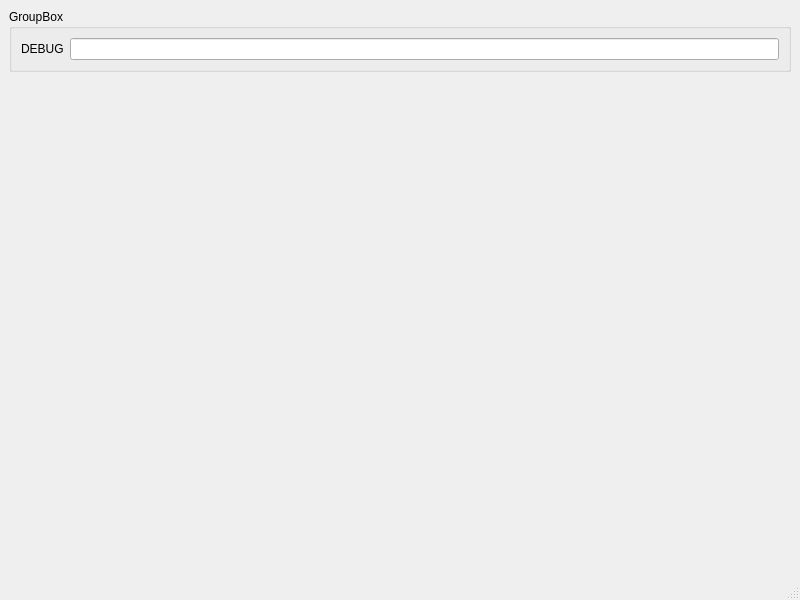
<?xml version="1.0" encoding="UTF-8"?>
<ui version="4.0">
 <class>MainWindow</class>
 <widget class="QMainWindow" name="MainWindow">
  <property name="geometry">
   <rect>
    <x>0</x>
    <y>0</y>
    <width>800</width>
    <height>600</height>
   </rect>
  </property>
  <property name="windowTitle">
   <string>MainWindow</string>
  </property>
  <widget class="QWidget" name="centralwidget">
   <layout class="QVBoxLayout" name="verticalLayout">
    <item>
     <widget class="QGroupBox" name="groupBox">
      <property name="maximumSize">
       <size>
        <width>16777215</width>
        <height>100</height>
       </size>
      </property>
      <property name="title">
       <string>GroupBox</string>
      </property>
      <layout class="QHBoxLayout" name="horizontalLayout">
       <item>
        <widget class="QLabel" name="label">
         <property name="text">
          <string>DEBUG</string>
         </property>
        </widget>
       </item>
       <item>
        <widget class="QLineEdit" name="lineEdit_DEBUG01"/>
       </item>
      </layout>
     </widget>
    </item>
    <item>
     <widget class="CustomWidget" name="widget_custom01" native="true">
      <property name="minimumSize">
       <size>
        <width>100</width>
        <height>100</height>
       </size>
      </property>
     </widget>
    </item>
    <item>
     <widget class="CustomWidget" name="widget_custom02" native="true">
      <property name="minimumSize">
       <size>
        <width>100</width>
        <height>100</height>
       </size>
      </property>
     </widget>
    </item>
    <item>
     <spacer name="verticalSpacer">
      <property name="orientation">
       <enum>Qt::Vertical</enum>
      </property>
      <property name="sizeHint" stdset="0">
       <size>
        <width>20</width>
        <height>40</height>
       </size>
      </property>
     </spacer>
    </item>
   </layout>
  </widget>
  <widget class="QMenuBar" name="menubar">
   <property name="geometry">
    <rect>
     <x>0</x>
     <y>0</y>
     <width>800</width>
     <height>26</height>
    </rect>
   </property>
  </widget>
  <widget class="QStatusBar" name="statusbar"/>
 </widget>
 <customwidgets>
  <customwidget>
   <class>CustomWidget</class>
   <extends>QWidget</extends>
   <header location="global">CustomWidget</header>
   <container>1</container>
  </customwidget>
 </customwidgets>
 <resources/>
 <connections/>
</ui>
